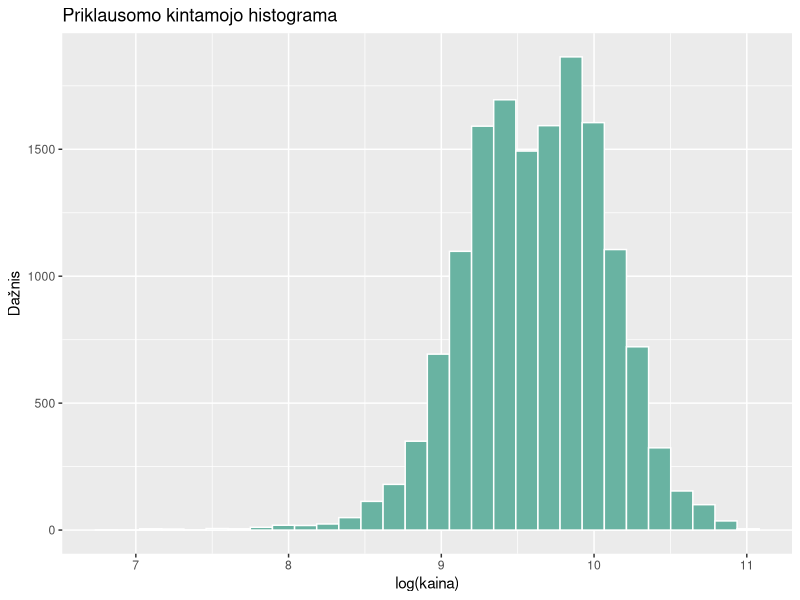
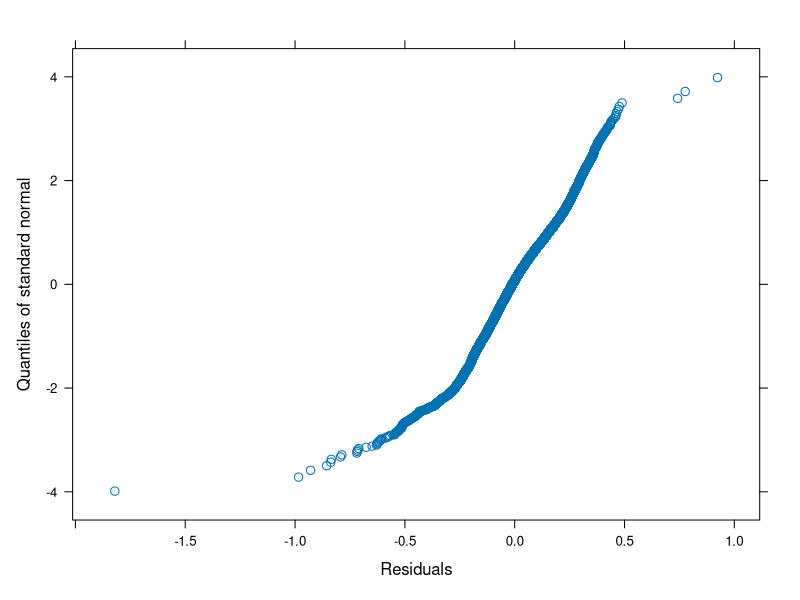
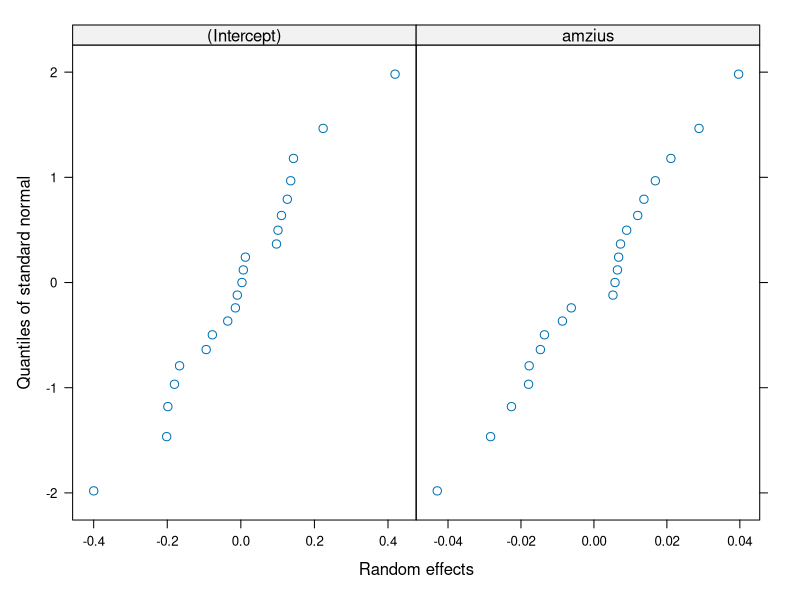
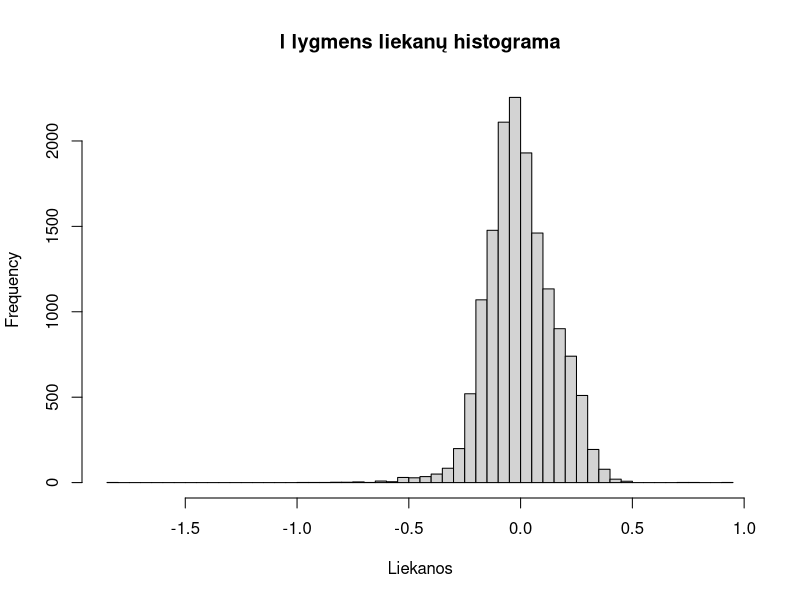
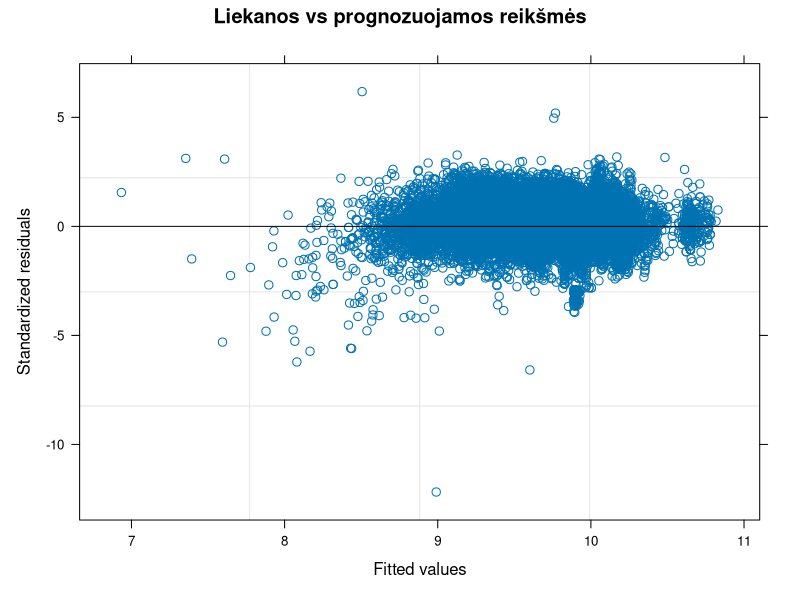

Recreate these plots in R, in order.
## ---- chunk 1
knitr::opts_chunk$set(echo = TRUE, warning = FALSE, message = FALSE)
## ---- chunk 2
library(nlme)      # lme() – hierarchiniai tiesiniai modeliai (kaip paskaitos pavyzdyje)
library(ggplot2)   # priklausomo kintamojo histograma
## ---- chunk 3
duom <- read.csv("vw.csv")
duom$model <- trimws(duom$model)                         # pavadinimų priekyje yra tarpas

duom <- subset(duom, fuelType %in% c("Petrol", "Diesel"))   # tik benzininiai ir dyzeliniai
duom <- subset(duom, engineSize > 0)                        # variklio tūris 0 – klaida
duom <- subset(duom, mpg >= 20 & mpg <= 100)                # neįtikėtinos sąnaudų reikšmės
duom <- duom[duom$model %in% names(which(table(duom$model) >= 30)), ]  # modeliai su >= 30 automobilių
duom$model <- factor(duom$model)

duom$lkaina <- log(duom$price)        # priklausomas kintamasis – kainos logaritmas
duom$amzius <- 2020 - duom$year       # amžius metais (duomenys surinkti 2020 m.)
duom$rida   <- duom$mileage / 1000    # rida, tūkst. mylių
duom$vid_variklis <- ave(duom$engineSize, duom$model)   # II lygmens kintamasis: modelio vidutinis variklio tūris

nrow(duom)            # stebėjimų skaičius
nlevels(duom$model)   # II lygmens aibių (modelių) skaičius
sort(table(duom$model))
## ---- chunk 4
ggplot(duom, aes(x = lkaina)) +
  geom_histogram(bins = 30, fill = "#69b3a2", color = "white") +
  labs(title = "Priklausomo kintamojo histograma", x = "log(kaina)", y = "Dažnis")
set.seed(2026)
shapiro.test(sample(duom$lkaina, 5000))   # shapiro.test leidžia iki 5000 stebėjimų – atsitiktinė imtis
## ---- chunk 5
model.0 <- lme(lkaina ~ 1, random = ~ 1 | model, data = duom)   # REML
summary(model.0)
VarCorr(model.0)
tau00 <- as.numeric(VarCorr(model.0)[1, "Variance"])
sigma2_0 <- model.0$sigma^2
ICC <- tau00 / (tau00 + sigma2_0)
ICC
intervals(model.0)    # PI dispersijų st. nuokrypiams (ar tau00 > 0, sigma^2 > 0)
## ---- chunk 6
round(cor(duom[, c("amzius", "rida", "mpg")]), 3)
## ---- chunk 7
ctrl <- lmeControl(opt = "optim", maxIter = 200, msMaxIter = 200)
model.1 <- lme(lkaina ~ 1 + vid_variklis + amzius + rida + mpg,
               random = ~ 1 + amzius | model, data = duom, control = ctrl)   # REML
summary(model.1)        # fiksuoti parametrai (Fixed effects) ir st. nuokrypiai (Random effects)
VarCorr(model.1)        # dispersijos: tau00, tau11, sigma^2
## ---- chunk 8
sigma2_1 <- model.1$sigma^2
(sigma2_0 - sigma2_1) / sigma2_0      # I lygmens dispersijos sąlyginis pokytis

model.0ml <- update(model.0, method = "ML")   # palyginimui – ML įverčiai
model.1ml <- update(model.1, method = "ML")
anova(model.1ml, model.0ml)                   # AIC ir tikėtinumo santykio testas
AIC(model.0ml) - AIC(model.1ml)               # Akaikės indekso pokytis

# Ar reikalingas atsitiktinis amžiaus nuolydis?
model.1a <- lme(lkaina ~ 1 + vid_variklis + amzius + rida + mpg,
                random = ~ 1 | model, data = duom, method = "ML")
anova(model.1ml, model.1a)
## ---- chunk 9
model.2ml <- lme(lkaina ~ 1 + vid_variklis + amzius + rida + mpg + vid_variklis:amzius,
                 random = ~ 1 + amzius | model, data = duom, method = "ML", control = ctrl)
summary(model.2ml)$tTable
anova(model.1ml, model.2ml)
## ---- chunk 10
model.3ml <- lme(lkaina ~ 1 + vid_variklis + amzius + rida + mpg + vid_variklis:mpg,
                 random = ~ 1 + amzius | model, data = duom, method = "ML", control = ctrl)
summary(model.3ml)$tTable
anova(model.1ml, model.3ml)
AIC(model.1ml) - AIC(model.3ml)   # AIC pokytis < 10 – pagerėjimas kuklus, renkamės paprastesnį model.1
## ---- chunk 11
qqnorm(model.1, ~ resid(.))      # I lygmens liekanos e
qqnorm(model.1, ~ ranef(.))      # II lygmens u0 ir u1
hist(resid(model.1), breaks = 80, main = "I lygmens liekanų histograma", xlab = "Liekanos")
plot(model.1, resid(., type = "pearson") ~ fitted(.), abline = 0,
     main = "Liekanos vs prognozuojamos reikšmės")   # homoskedastiškumas
mean(abs(resid(model.1, type = "pearson")) > 3)   # dalis liekanų, didesnių nei 3 st. nuokrypiai
round(ranef(model.1), 3)
## ---- chunk 12
vv_golf <- unique(duom$vid_variklis[duom$model == "Golf"])
naujas <- data.frame(model = "Golf", vid_variklis = vv_golf, amzius = 3, rida = 30, mpg = 55)
exp(predict(model.1, naujas, level = 0))   # pagal fiksuotą dalį („vidutinis“ modelis)
exp(predict(model.1, naujas, level = 1))   # įvertinus Golf atsitiktinius efektus
